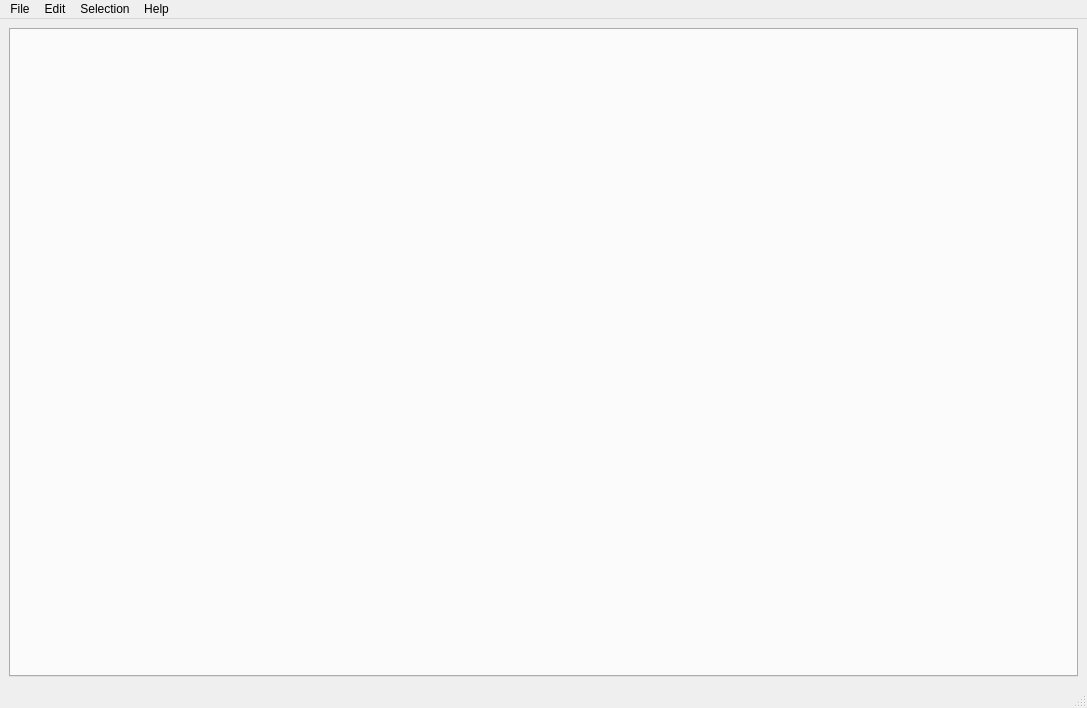
<?xml version="1.0" encoding="UTF-8"?>
<ui version="4.0">
 <class>UnvisualKode</class>
 <widget class="QMainWindow" name="UnvisualKode">
  <property name="geometry">
   <rect>
    <x>0</x>
    <y>0</y>
    <width>1087</width>
    <height>708</height>
   </rect>
  </property>
  <property name="windowTitle">
   <string>UnvisualKode</string>
  </property>
  <widget class="QWidget" name="centralwidget">
   <layout class="QGridLayout" name="gridLayout">
    <item row="0" column="0">
     <widget class="QTabWidget" name="tabWidget">
      <property name="currentIndex">
       <number>-1</number>
      </property>
     </widget>
    </item>
   </layout>
  </widget>
  <widget class="QStatusBar" name="statusbar"/>
  <widget class="QMenuBar" name="menubar">
   <property name="geometry">
    <rect>
     <x>0</x>
     <y>0</y>
     <width>1087</width>
     <height>23</height>
    </rect>
   </property>
   <widget class="QMenu" name="menuFIle">
    <property name="title">
     <string>File</string>
    </property>
    <addaction name="actionNew_file"/>
    <addaction name="actionOpen_file"/>
    <addaction name="actionSave_file"/>
    <addaction name="actionSave_file_as"/>
    <addaction name="separator"/>
    <addaction name="actionNew_window"/>
   </widget>
   <widget class="QMenu" name="menuEdit">
    <property name="title">
     <string>Edit</string>
    </property>
    <addaction name="actionUndo"/>
    <addaction name="actionRedo"/>
    <addaction name="separator"/>
    <addaction name="actionCut"/>
    <addaction name="actionCopy"/>
    <addaction name="actionPaste"/>
    <addaction name="separator"/>
    <addaction name="actionFind"/>
    <addaction name="actionReplace"/>
    <addaction name="separator"/>
    <addaction name="actionToggle_Line_Comment"/>
    <addaction name="actionToggle_Block_COmment"/>
   </widget>
   <widget class="QMenu" name="menuSelection">
    <property name="title">
     <string>Selection</string>
    </property>
    <addaction name="actionSelect_All"/>
    <addaction name="separator"/>
    <addaction name="actionMove_Line_Up"/>
    <addaction name="actionMove_Line_Down"/>
   </widget>
   <widget class="QMenu" name="menuHelp">
    <property name="title">
     <string>Help</string>
    </property>
    <addaction name="actionSite"/>
    <addaction name="actionAbout"/>
   </widget>
   <addaction name="menuFIle"/>
   <addaction name="menuEdit"/>
   <addaction name="menuSelection"/>
   <addaction name="menuHelp"/>
  </widget>
  <action name="actionNew_file">
   <property name="text">
    <string>New file</string>
   </property>
   <property name="shortcut">
    <string>Ctrl+N</string>
   </property>
  </action>
  <action name="actionOpen_file">
   <property name="text">
    <string>Open file</string>
   </property>
   <property name="shortcut">
    <string>Ctrl+O</string>
   </property>
  </action>
  <action name="actionSave_file">
   <property name="text">
    <string>Save file</string>
   </property>
   <property name="shortcut">
    <string>Ctrl+S</string>
   </property>
  </action>
  <action name="actionUndo">
   <property name="text">
    <string>Undo</string>
   </property>
   <property name="shortcut">
    <string>Ctrl+Z</string>
   </property>
  </action>
  <action name="actionRedo">
   <property name="text">
    <string>Redo</string>
   </property>
   <property name="shortcut">
    <string>Ctrl+Y</string>
   </property>
  </action>
  <action name="actionCut">
   <property name="text">
    <string>Cut</string>
   </property>
   <property name="shortcut">
    <string>Ctrl+X</string>
   </property>
  </action>
  <action name="actionCopy">
   <property name="text">
    <string>Copy</string>
   </property>
   <property name="shortcut">
    <string>Ctrl+C</string>
   </property>
  </action>
  <action name="actionPaste">
   <property name="text">
    <string>Paste</string>
   </property>
   <property name="shortcut">
    <string>Ctrl+V</string>
   </property>
  </action>
  <action name="actionFind">
   <property name="text">
    <string>Find</string>
   </property>
   <property name="shortcut">
    <string>Ctrl+F</string>
   </property>
  </action>
  <action name="actionReplace">
   <property name="text">
    <string>Replace</string>
   </property>
   <property name="shortcut">
    <string>Ctrl+H</string>
   </property>
  </action>
  <action name="actionToggle_Line_Comment">
   <property name="text">
    <string>Toggle Line Comment</string>
   </property>
   <property name="shortcut">
    <string>Ctrl+/</string>
   </property>
  </action>
  <action name="actionToggle_Block_COmment">
   <property name="text">
    <string>Toggle Block Comment</string>
   </property>
   <property name="shortcut">
    <string>Ctrl+Shift+A</string>
   </property>
  </action>
  <action name="actionSelect_All">
   <property name="text">
    <string>Select All</string>
   </property>
   <property name="shortcut">
    <string>Ctrl+A</string>
   </property>
  </action>
  <action name="actionMove_Line_Up">
   <property name="text">
    <string>Move Line Up</string>
   </property>
   <property name="shortcut">
    <string>Alt+Up</string>
   </property>
  </action>
  <action name="actionMove_Line_Down">
   <property name="text">
    <string>Move Line Down</string>
   </property>
   <property name="shortcut">
    <string>Alt+Down</string>
   </property>
  </action>
  <action name="actionAbout">
   <property name="text">
    <string>About UnvisualKode</string>
   </property>
  </action>
  <action name="actionSite">
   <property name="text">
    <string>Report a bug or suggest a feature</string>
   </property>
  </action>
  <action name="actionNew_window">
   <property name="text">
    <string>New window</string>
   </property>
   <property name="shortcut">
    <string>Ctrl+Shift+N</string>
   </property>
  </action>
  <action name="actionSave_file_as">
   <property name="text">
    <string>Save file as</string>
   </property>
  </action>
 </widget>
 <resources/>
 <connections/>
</ui>
